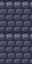

A 2D game scene composited from a Tiled map and its tileset images. What follows is a short description and the map's XML, with each tile layer's data collapsed to a summary:
An orthogonal 1x2 tile map with 32x32 px tiles, 1 tile layer (Livello tile 1).

<map version="1.10" tiledversion="1.11.2" orientation="orthogonal" renderorder="right-down" width="1" height="2" tilewidth="32" tileheight="32" infinite="0" nextlayerid="2" nextobjectid="1">
 <tileset firstgid="1" source="../tilesets/final_wall.tsx" />
 <layer id="1" name="Livello tile 1" width="1" height="2">
  <data>[2 cells, 2 non-empty, 1 distinct tile ids]</data>
 </layer>
</map>
